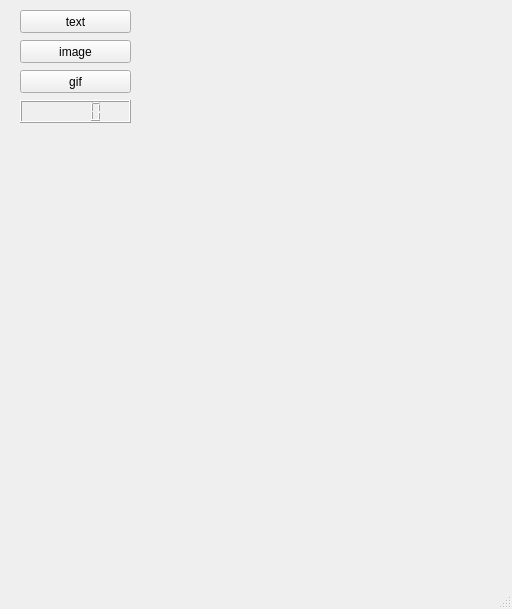
<?xml version="1.0" encoding="UTF-8"?>
<ui version="4.0">
 <class>MainWindow</class>
 <widget class="QMainWindow" name="MainWindow">
  <property name="geometry">
   <rect>
    <x>0</x>
    <y>0</y>
    <width>512</width>
    <height>609</height>
   </rect>
  </property>
  <property name="windowTitle">
   <string>MainWindow</string>
  </property>
  <widget class="QWidget" name="centralwidget">
   <widget class="QPushButton" name="btn_text">
    <property name="geometry">
     <rect>
      <x>20</x>
      <y>10</y>
      <width>111</width>
      <height>23</height>
     </rect>
    </property>
    <property name="text">
     <string>text</string>
    </property>
   </widget>
   <widget class="QPushButton" name="btn_image">
    <property name="geometry">
     <rect>
      <x>20</x>
      <y>40</y>
      <width>111</width>
      <height>23</height>
     </rect>
    </property>
    <property name="text">
     <string>image</string>
    </property>
   </widget>
   <widget class="QPushButton" name="btn_gif">
    <property name="geometry">
     <rect>
      <x>20</x>
      <y>70</y>
      <width>111</width>
      <height>23</height>
     </rect>
    </property>
    <property name="text">
     <string>gif</string>
    </property>
   </widget>
   <widget class="QLabel" name="label">
    <property name="geometry">
     <rect>
      <x>170</x>
      <y>0</y>
      <width>291</width>
      <height>221</height>
     </rect>
    </property>
    <property name="text">
     <string/>
    </property>
   </widget>
   <widget class="QLCDNumber" name="lcd_timer">
    <property name="geometry">
     <rect>
      <x>20</x>
      <y>100</y>
      <width>111</width>
      <height>23</height>
     </rect>
    </property>
   </widget>
  </widget>
  <widget class="QMenuBar" name="menubar">
   <property name="geometry">
    <rect>
     <x>0</x>
     <y>0</y>
     <width>512</width>
     <height>21</height>
    </rect>
   </property>
  </widget>
  <widget class="QStatusBar" name="statusbar"/>
 </widget>
 <resources/>
 <connections/>
</ui>
